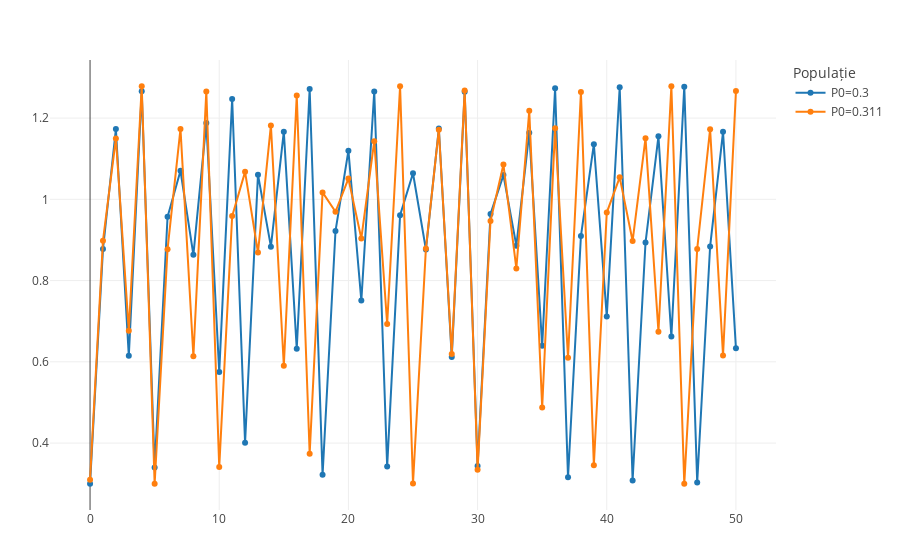

This figure's notebook cell:
### Markdown cell above
Vom scrie modelul logistic într-un mod simplificat. Avem $\Delta P=rP\left(1-\frac{P}{K}\right).$ Putem presupune că unitățile de măsură sînt luate astfel încît $K=1$ și obținem modelul logistic în forma sa clasică $\Delta P=rP(1-P)$ sau echivalent $P_{t+1}=P_t+rP_t(1-P_t)$ cu $r > 0$. Avem două echilibre $0$ și $1$. Factorii de întindere sînt

- $F'(0)=1+r$ pentru $0$;
- $F'(1)=1-r$ pentru $1$.

Deci $0$ este întotdeauna un echilibru instabil. Situația lui $1$ este mult mai complicată.

Dacă $r \leq 1$ evident că echilibrul este stabil. Din formula de aproximare $p_{t+1} \approx (1-r)p_t$ obținem că semnul lui $p_t$ nu se schimbă. Deci populația se apropie de echilibru fără să-l depășească. 

Dacă $1 < r < 2$, avem $-1 < 1-r < 0$, deci echilbrul este în continuare stabil, dar semnul lui $p_t$ se schimbă deci valorile populației oscilează în jurul poziției de echilibru pînă se stabilizează. Acest tip de comportament se numește **oscilație amortizată**.

Cînd $r > 2$ $|1-r|> 1$, deci echilibrul nu mai este stabil. Dacă facem experimente cu computerul se vede că pentru valori apropiate de $2$ sistemul va avea un $2-$ciclu, populația ia alternativ două valori una mai mică și una mai mare ca $1$. Apoi pe măsură ce $r$ crește apare un $4-$ciclu, apoi un $8-$ciclu etc. 
După o anumită valoare a lui $r \approx 2,65...$ nu mai apar ciclii, comportarea este aparent întîmplătoare. Un astfel de comportament se numește **haotic**.

### Code cell
using PlotlyJS,IJulia 
P0=0.3
tstop = 50
r=2.75
vals0=[P0]
P=P0
for t in 1:tstop
    P=(1+r*(1-P))*P
    append!(vals0,P)
end
#trace=scatter(x=collect(0:tstop),y=vals, mode="lines+markers", name="Nr. de indivizi")
#plot([trace],Layout(legend_title_text="Populație"))
P1=0.31
tstop = 50
r=2.75
vals1=[P1]
P=P1
for t in 1:tstop
    P=(1+r*(1-P))*P
    append!(vals1,P)
end
trace0=scatter(x=collect(0:tstop),y=vals0, mode="lines+markers", name="P0=0.3")
trace1=scatter(x=collect(0:tstop),y=vals1, mode="lines+markers", name="P0=0.31")
plot([trace0,trace1],Layout(legend_title_text="Populație"))

### Figure 1 — Plotly figure (JSON) as saved in the notebook; plotly's stock layout.template omitted (floating-point values rounded to 4 significant figures)
{"data": [{"mode": "lines+markers", "name": "P0=0.3", "type": "scatter", "x": [0, 1, 2, 3, 4, 5, 6, 7, 8, 9, 10, 11, 12, 13, 14, 15, 16, 17, 18, 19, 20, 21, 22, 23, 24, 25, 26, 27, 28, 29, 30, 31, 32, 33, 34, 35, 36, 37, 38, 39, 40, 41, 42, 43, 44, 45, 46, 47, 48, 49, 50], "y": [0.3, 0.8775, 1.173, 0.6147, 1.266, 0.3399, 0.9569, 1.07, 0.8634, 1.188, 0.5747, 1.247, 0.4005, 1.061, 0.8835, 1.167, 0.6321, 1.272, 0.3218, 0.9219, 1.12, 0.7508, 1.265, 0.3421, 0.961, 1.064, 0.8764, 1.174, 0.6116, 1.265, 0.3436, 0.9639, 1.06, 0.886, 1.164, 0.6397, 1.274, 0.3156, 0.9096, 1.136, 0.7118, 1.276, 0.3077, 0.8936, 1.155, 0.6625, 1.277, 0.303, 0.8838, 1.166, 0.6331]}, {"mode": "lines+markers", "name": "P0=0.311", "type": "scatter", "x": [0, 1, 2, 3, 4, 5, 6, 7, 8, 9, 10, 11, 12, 13, 14, 15, 16, 17, 18, 19, 20, 21, 22, 23, 24, 25, 26, 27, 28, 29, 30, 31, 32, 33, 34, 35, 36, 37, 38, 39, 40, 41, 42, 43, 44, 45, 46, 47, 48, 49, 50], "y": [0.31, 0.8982, 1.15, 0.6766, 1.278, 0.2999, 0.8772, 1.173, 0.6139, 1.266, 0.3408, 0.9587, 1.068, 0.8691, 1.182, 0.5904, 1.255, 0.3735, 1.017, 0.9694, 1.051, 0.9036, 1.143, 0.6931, 1.278, 0.3008, 0.8791, 1.171, 0.6194, 1.268, 0.3345, 0.9466, 1.086, 0.83, 1.218, 0.4877, 1.175, 0.6101, 1.264, 0.3455, 0.9674, 1.054, 0.8974, 1.151, 0.674, 1.278, 0.3002, 0.8779, 1.173, 0.6158, 1.266]}], "layout": {"autosize": true, "legend": {"title": {"text": "Populație"}}, "margin": {"b": 50, "l": 50, "r": 50, "t": 60}, "xaxis": {"autorange": true, "range": [-2.951, 52.95], "type": "linear"}, "yaxis": {"autorange": true, "range": [0.2336, 1.345], "type": "linear"}}}
